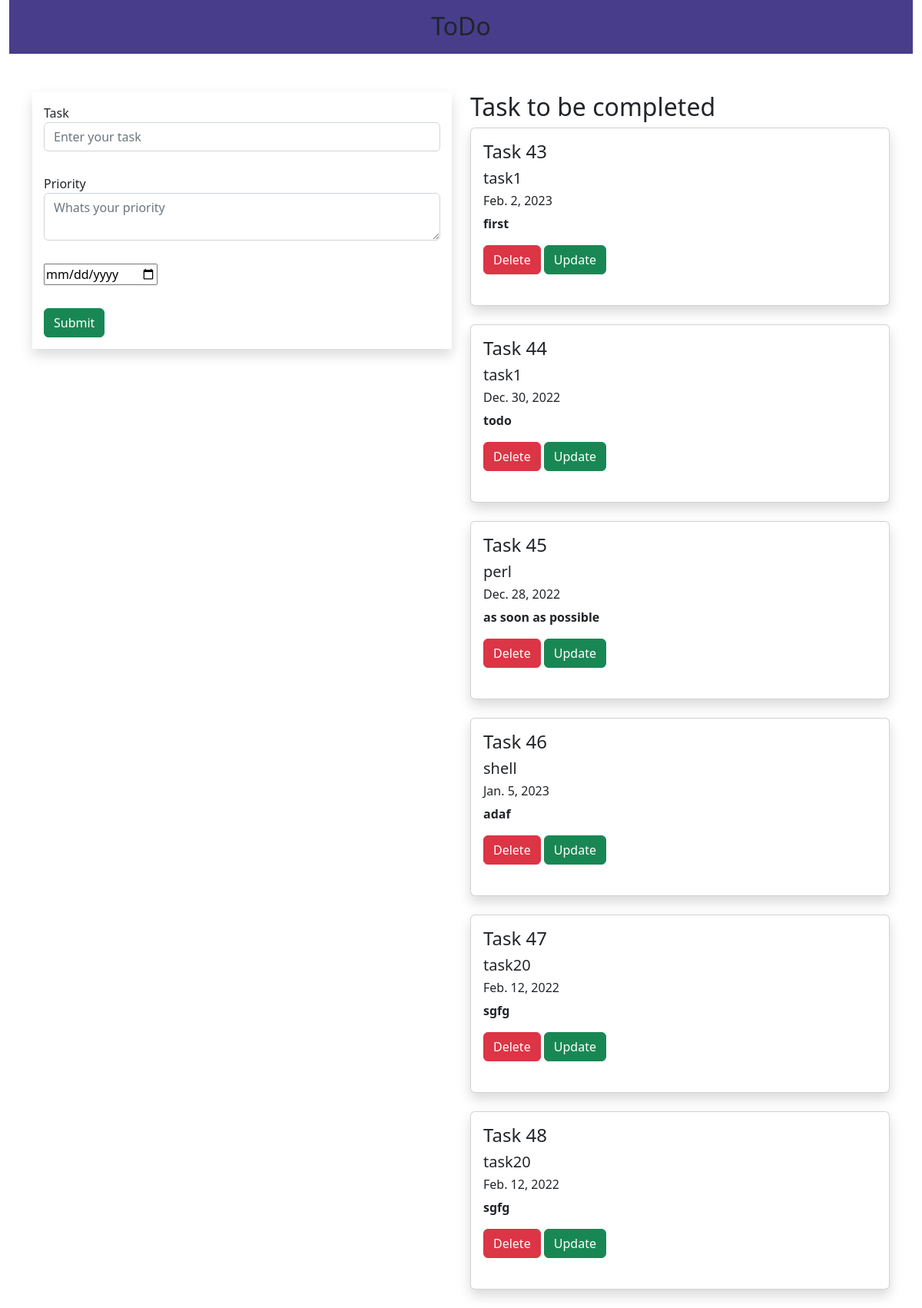
The page / on the database its author committed.
### todo_app/models.py (models this page shows, shortened)
class task(models.Model):
    name = models.CharField(max_length=255)
    priority = models.TextField()
    date = models.DateField()

### todo_app/views.py (the view)
# urls.py: path('', views.demo1, name='demo'),
def demo1(request):
    task_show = task.objects.all()
    if request.method == 'POST':
        name1 = request.POST.get('task', '')
        prio1 = request.POST.get('priority', '')
        date1 = request.POST.get('date', '')
        Task = task(name=name1, priority=prio1, date=date1)
        Task.save()
    return render(request, 'index.html', {'show': task_show })

### templates/index.html (shortened to what this page needs)
<!DOCTYPE html>
<html lang="en">
<head>
</head>
<body>
{% extends 'navbar.html' %}
{% block body %}
<div class="container-fluid">
    <div class="row">
        <div class="col-md-12">
            <div class="banner">
                <div class="banner-text">
                    <h2 align="center"> ToDo</h2>
                </div>
            </div>
        </div>
    </div>
</div>
<div class="container">
    <div class="row">
        <div class="col-md-6">
        <form method="post" enctype="" class="mb-3 shadow">
        <div class="form-group">
            <label>Task</label>
            <input class="form-control" type="text" name="task" placeholder="Enter your task">
        </div>
        <div class="form-group">
            <label>Priority</label>
            <textarea class="form-control" name="priority" placeholder="Whats your priority"></textarea>
        </div>
            <div class="form-group">
                <input type="date" name="date">
            </div>
            <div class="form-group">
                <input type="submit" class="btn btn-success" >
            </div>
        </form>
        </div>
        <div class="col-md-6">
            <h2>Task to be completed</h2>
            {% for i in show %}
            <div class="shadow card">
                <div class="card-body">
                    <h4 class="card-title">Task {{i.id}}</h4>
                    <h5>{{i.name}}</h5>
                    <h6>{{i.date}}</h6>
                    <p><b>{{i.priority}}</b></p>
                    <a href="{% url 'todo_app:delete' i.id %}" class="btn btn-danger">Delete</a>
                    <a href="{% url 'todo_app:update' i.id %}" class="btn btn-success">Update</a>
                </div><br>
            </div>
            <br>
            {% endfor %}
        </div>
    </div>
</div>
{% endblock %}

### templates/navbar.html (shortened to what this page needs)
<!DOCTYPE html>
<html lang="en">
<head>
    {% load static %}
    <link rel="stylesheet" href="https://cdn.jsdelivr.net/npm/bootstrap@5.2.2/dist/css/bootstrap.min.css">
    <link rel="stylesheet" href="{% static 'style.css' %}">
</head>
<body>
{% block body %}
{% endblock %}
</body>
</html>

### static/style.css (style rules this page uses)
.banner { background-color: darkslateblue; height: 70px; padding: 15px; margin-bottom: 50px; }
.form-group { padding: 15px; }

### rows shown on the page
task: id "43", name "task1", date "Feb. 2, 2023", priority "first"
task: id "44", name "task1", date "Dec. 30, 2022", priority "todo"
task: id "45", name "perl", date "Dec. 28, 2022", priority "as soon as possible"
task: id "46", name "shell", date "Jan. 5, 2023", priority "adaf"
task: id "47", name "task20", date "Feb. 12, 2022", priority "sgfg"
task: id "48", name "task20", date "Feb. 12, 2022", priority "sgfg"
